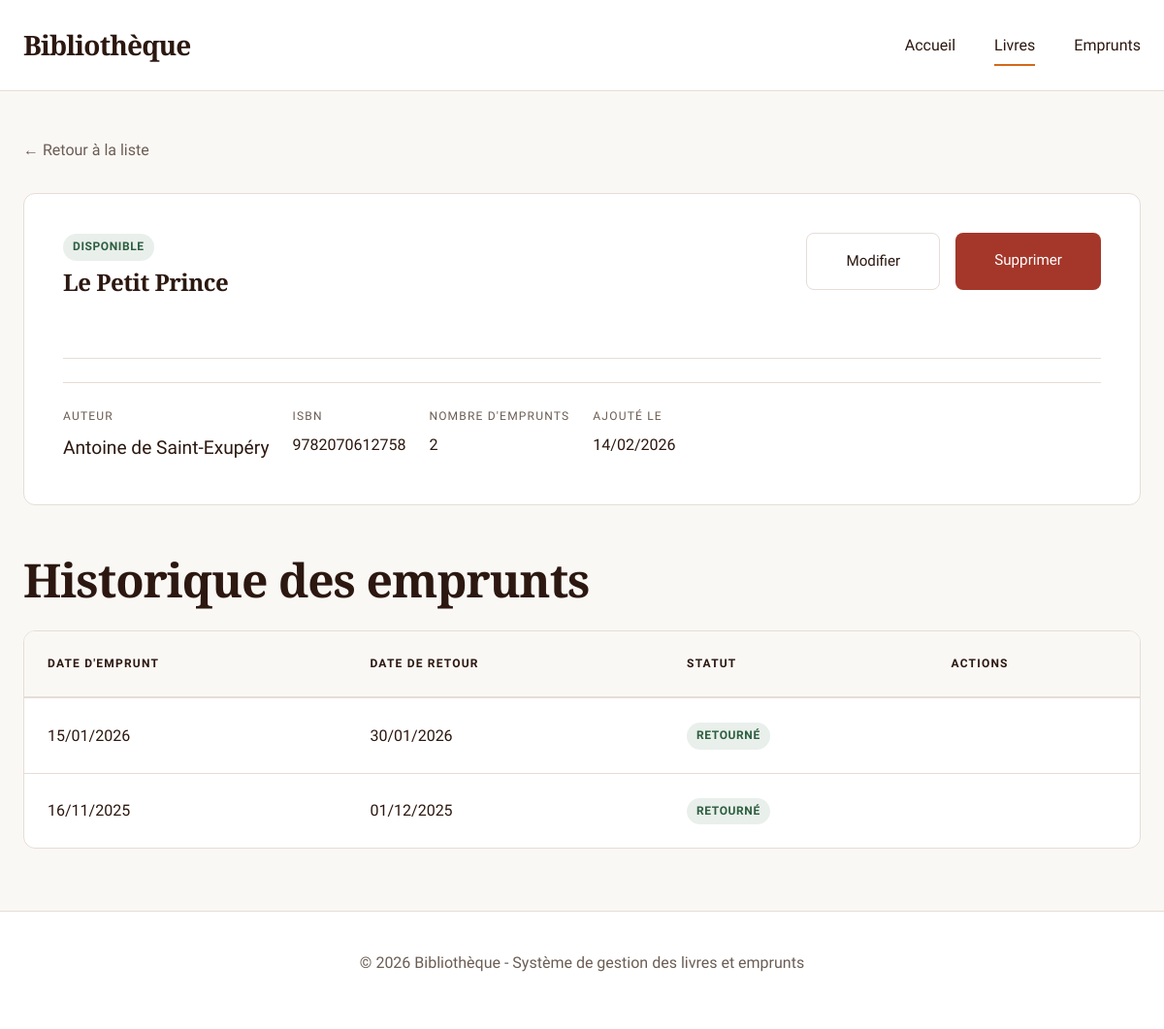
Page /livres/2/ on the committed database.
### livres/models.py (models this page shows, shortened)
class Livre(models.Model):
    titre = models.CharField(max_length=200, verbose_name="Titre")
    auteur = models.CharField(max_length=200, verbose_name="Auteur")
    isbn = models.CharField(max_length=13, unique=True, verbose_name="ISBN")
    created_at = models.DateTimeField(auto_now_add=True)
    updated_at = models.DateTimeField(auto_now=True)
    class Meta:
        verbose_name = "Livre"
        verbose_name_plural = "Livres"
        ordering = ['-created_at']
    def est_disponible(self):
        derniers_emprunts = self.emprunts.filter(
            date_retour__isnull=True
        ).exists()
        return not derniers_emprunts
    def nombre_emprunts(self):
        return self.emprunts.count()

class Emprunt(models.Model):
    livre = models.ForeignKey(
        Livre,
        on_delete=models.CASCADE,
        related_name='emprunts',
        verbose_name="Livre"
    )
    date_emprunt = models.DateField(
        default=timezone.now,
        verbose_name="Date d'emprunt"
    )
    date_retour = models.DateField(
        null=True,
        blank=True,
        verbose_name="Date de retour"
    )
    created_at = models.DateTimeField(auto_now_add=True)
    updated_at = models.DateTimeField(auto_now=True)
    class Meta:
        verbose_name = "Emprunt"
        verbose_name_plural = "Emprunts"
        ordering = ['-date_emprunt']
    def est_en_cours(self):
        return self.date_retour is None

### livres/views.py (the view)
# urls.py: path('livres/<int:pk>/', views.livre_detail, name='livre_detail'),
def livre_detail(request, pk):
    livre = get_object_or_404(Livre, pk=pk)
    emprunts = livre.emprunts.all()[:10]  # 10 derniers emprunts
    context = {
        'livre': livre,
        'emprunts': emprunts,
    }
    return render(request, 'livres/livre_detail.html', context)

### livres/templates/livres/livre_detail.html (shortened to what this page needs)
{% extends 'livres/base.html' %}
{% block content %}
<div class="container" style="margin-top: 3rem;">
    <div style="margin-bottom: 2rem;">
        <a href="{% url 'livre_list' %}" style="color: var(--color-text-muted);">← Retour à la liste</a>
    </div>
    <div class="card fade-in">
        <div class="card-header">
            <div>
                {% if livre.est_disponible %}
                <span class="badge badge-success">Disponible</span>
                {% else %}
                <span class="badge badge-warning">Emprunté</span>
                {% endif %}
                <h1 class="card-title" style="margin-top: 0.5rem;">{{ livre.titre }}</h1>
            </div>
            <div class="card-actions">
                <a href="{% url 'livre_update' livre.pk %}" class="btn btn-secondary">Modifier</a>
                <a href="{% url 'livre_delete' livre.pk %}" class="btn btn-danger">Supprimer</a>
            </div>
        </div>
        <div class="card-body">
            <div class="card-meta">
                <div class="card-meta-item">
                    <span class="card-meta-label">Auteur</span>
                    <span class="card-meta-value" style="font-size: 1.2rem;">{{ livre.auteur }}</span>
                </div>
                <div class="card-meta-item">
                    <span class="card-meta-label">ISBN</span>
                    <span class="card-meta-value">{{ livre.isbn }}</span>
                </div>
                <div class="card-meta-item">
                    <span class="card-meta-label">Nombre d'emprunts</span>
                    <span class="card-meta-value">{{ livre.nombre_emprunts }}</span>
                </div>
                <div class="card-meta-item">
                    <span class="card-meta-label">Ajouté le</span>
                    <span class="card-meta-value">{{ livre.created_at|date:"d/m/Y" }}</span>
                </div>
            </div>
        </div>
    </div>
    <div style="margin-top: 3rem;">
        <h2>Historique des emprunts</h2>
        {% if emprunts %}
        <div class="table-responsive" style="margin-top: 1.5rem;">
            <table class="table">
                <thead>
                    <tr>
                        <th>Date d'emprunt</th>
                        <th>Date de retour</th>
                        <th>Statut</th>
                        <th>Actions</th>
                    </tr>
                </thead>
                <tbody>
                    {% for emprunt in emprunts %}
                    <tr>
                        <td>{{ emprunt.date_emprunt|date:"d/m/Y" }}</td>
                        <td>
                            {% if emprunt.date_retour %}
                                {{ emprunt.date_retour|date:"d/m/Y" }}
                            {% else %}
                                <em style="color: var(--color-text-muted);">Non retourné</em>
                            {% endif %}
                        </td>
                        <td>
                            {% if emprunt.est_en_cours %}
                                <span class="badge badge-warning">En cours</span>
                            {% else %}
                                <span class="badge badge-success">Retourné</span>
                            {% endif %}
                        </td>
                        <td>
                        </td>
                    </tr>
                    {% endfor %}
                </tbody>
            </table>
        </div>
        {% else %}
        <div class="empty-state" style="padding: 2rem;">
            <p style="color: var(--color-text-muted);">Ce livre n'a jamais été emprunté.</p>
        </div>
        {% endif %}
    </div>
</div>
{% endblock %}

### livres/static/css/style.css (style rules this page uses)
:root { --color-primary: #2C1810; --color-secondary: #8B4513; --color-accent: #D4691A; --color-accent-light: #E89553; --color-bg: #FAF8F5; --color-surface: #FFFFFF; --color-text: #2C1810; --color-text-muted: #6B5D54; --color-border: #E5DDD6; --color-success: #2D5F3F; --color-warning: #C87941; --color-danger: #A4372A; --font-display: 'Crimson Pro', serif; --font-body: 'Work Sans', sans-serif; --spacing-xs: 0.5rem; --spacing-sm: 1rem; --spacing-md: 1.5rem; --spacing-lg: 2.5rem; --spacing-xl: 4rem; --radius-sm: 4px; --radius-md: 8px; --radius-lg: 12px; --transition-fast: 150ms ease; --transition-base: 250ms ease; --transition-slow: 400ms ease; }
* { margin: 0; padding: 0; box-sizing: border-box; }
html { font-size: 16px; -webkit-font-smoothing: antialiased; -moz-osx-font-smoothing: grayscale; }
body { font-family: var(--font-body); background-color: var(--color-bg); color: var(--color-text); line-height: 1.6; overflow-x: hidden; }
h1, h2, h3, h4, h5, h6 { font-family: var(--font-display); font-weight: 600; line-height: 1.2; letter-spacing: -0.02em; }
h1 { font-size: clamp(2.5rem, 5vw, 4rem); font-weight: 700; margin-bottom: var(--spacing-lg); }
h2 { font-size: clamp(2rem, 4vw, 3rem); margin-bottom: var(--spacing-md); }
a { color: var(--color-accent); text-decoration: none; transition: color var(--transition-fast); }
.container { max-width: 1200px; margin: 0 auto; padding: 0 var(--spacing-md); }
.btn { display: inline-block; padding: var(--spacing-sm) var(--spacing-lg); font-family: var(--font-body); font-weight: 500; font-size: 0.95rem; border: none; border-radius: var(--radius-md); cursor: pointer; transition: all var(--transition-base); text-align: center; text-decoration: none; }
.btn-secondary { background: transparent; color: var(--color-text); border: 1px solid var(--color-border); }
.btn-danger { background: var(--color-danger); color: white; }
.card { background: var(--color-surface); border: 1px solid var(--color-border); border-radius: var(--radius-lg); padding: var(--spacing-lg); margin-bottom: var(--spacing-md); transition: all var(--transition-base); }
.card-header { display: flex; justify-content: space-between; align-items: flex-start; margin-bottom: var(--spacing-md); padding-bottom: var(--spacing-md); border-bottom: 1px solid var(--color-border); }
.card-title { font-family: var(--font-display); font-size: 1.5rem; font-weight: 600; color: var(--color-primary); }
.card-actions { display: flex; gap: var(--spacing-sm); }
.card-body { line-height: 1.8; }
.card-meta { display: flex; gap: var(--spacing-md); margin-top: var(--spacing-md); padding-top: var(--spacing-md); border-top: 1px solid var(--color-border); }
.card-meta-item { display: flex; flex-direction: column; }
.card-meta-label { font-size: 0.75rem; text-transform: uppercase; letter-spacing: 0.1em; color: var(--color-text-muted); margin-bottom: 4px; }
.card-meta-value { font-weight: 500; color: var(--color-text); }
.table-responsive { overflow-x: auto; margin: var(--spacing-lg) 0; }
.table { width: 100%; border-collapse: separate; border-spacing: 0; background: var(--color-surface); border-radius: var(--radius-lg); overflow: hidden; border: 1px solid var(--color-border); }
.table thead { background: var(--color-bg); }
.table th { padding: var(--spacing-md); text-align: left; font-weight: 600; color: var(--color-text); text-transform: uppercase; font-size: 0.75rem; letter-spacing: 0.1em; border-bottom: 2px solid var(--color-border); }
.table td { padding: var(--spacing-md); border-bottom: 1px solid var(--color-border); }
.table tbody tr:last-child td { border-bottom: none; }
.table tbody tr { transition: background var(--transition-fast); }
.fade-in { animation: fadeIn 0.6s ease; }
.badge { display: inline-block; padding: 4px 10px; border-radius: 100px; font-size: 0.75rem; font-weight: 600; text-transform: uppercase; letter-spacing: 0.05em; }
.badge-success { background: rgba(45, 95, 63, 0.1); color: var(--color-success); }

### rows in the picture
Livre: titre "Le Petit Prince", auteur "Antoine de Saint-Exupéry", isbn "9782070612758", nombre_emprunts "2", created_at "14/02/2026"
Emprunt: date_emprunt "15/01/2026", date_retour "30/01/2026", shows "RETOURNÉ"
Emprunt: date_emprunt "16/11/2025", date_retour "01/12/2025", shows "RETOURNÉ"
